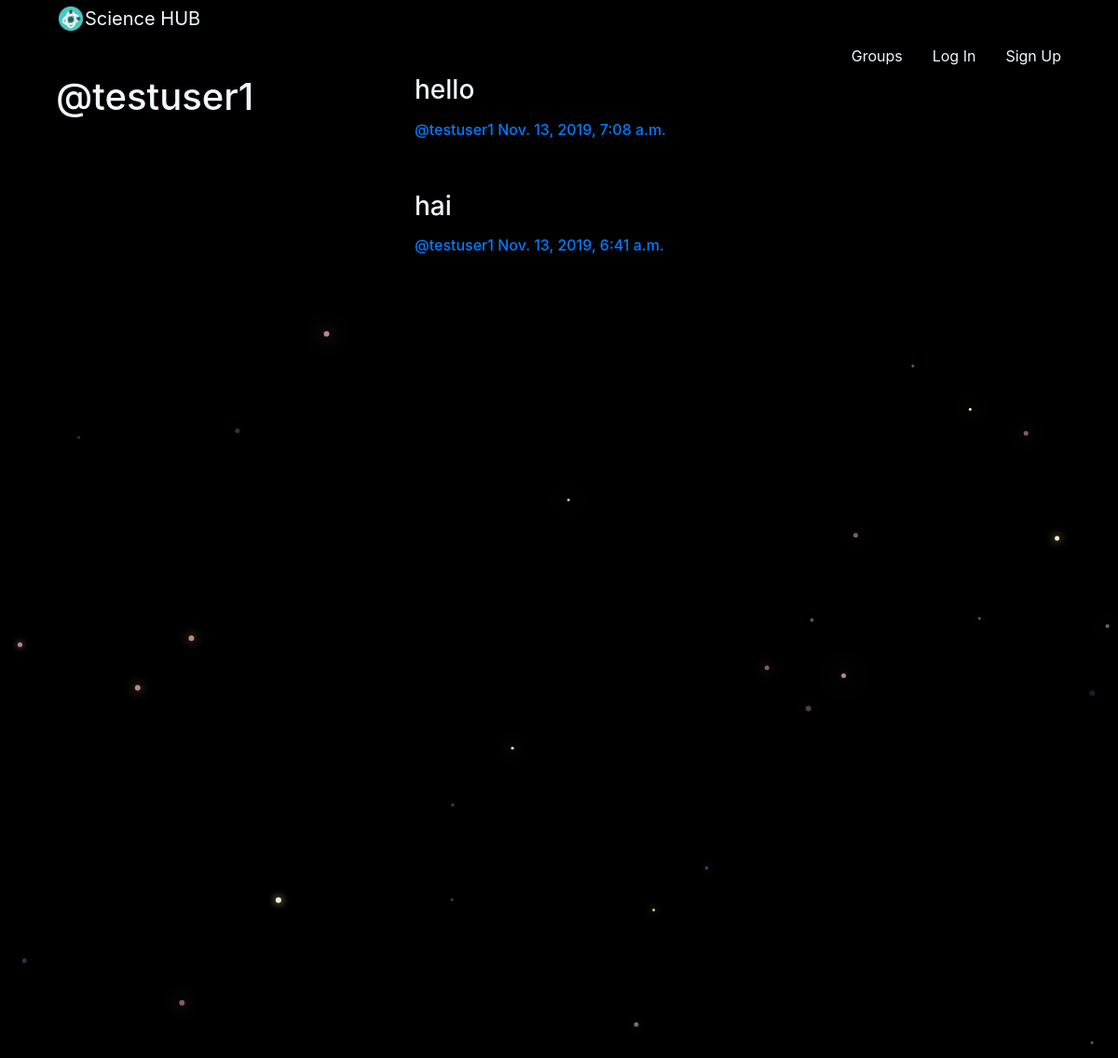
The page /posts/testuser1/ on the database its author committed.
### posts/models.py (models this page shows, shortened)
class Post(models.Model):
    user = models.ForeignKey(User,related_name='posts',on_delete=models.CASCADE)
    created_at = models.DateTimeField(auto_now=True)
    message = models.TextField()
    message_html = models.TextField(editable=False)
    group = models.ForeignKey(Group,related_name='posts',null=True,blank=True,on_delete=models.CASCADE)
    class Meta:
        ordering = ['-created_at']
        unique_together = ['user','message']

### posts/views.py (the view)
# urls.py: path('<username>/',views.UserPosts.as_view(),name='for_user'),
class UserPosts(generic.ListView):
    model = models.Post
    template_name = 'posts/user_post_list.html'
    def get_queryset(self):
        try:
            self.post_user = User.objects.prefetch_related('posts').get(username__iexact=self.kwargs.get('username'))
        except User.DoesNotExist:
            raise Http404
        else:
            return self.post_user.posts.all()
    def get_context_data(self,**kwargs):
        context = super().get_context_data(**kwargs)
        context['post_user'] = self.post_user
        return context

### posts/templates/posts/user_post_list.html
{% extends "posts/post_base.html" %}
{% block prepost %}
<div class="col-md-4">
    <h1>@{{ post_user.username }}</h1>
</div>
{% endblock %}
{% block post_content %}
<div class="col-md-8">
    {% for post in post_list %}
        {% include "posts/_post.html" %}
    {% endfor %}
</div>
{% endblock %}

### posts/templates/posts/_post.html (shortened to what this page needs)
<div class="container">
    <h3>{{ post.message_html|safe }}</h3>
    <div class="media-body">
        <h6 class="media-heading">
        <span class="username">
            <a href="{% url 'posts:for_user' username=post.user.username %}">@{{ post.user.username }}</a>
        </span>
        <time class="time">
            <a href="{% url 'posts:single' username=post.user.username pk=post.pk %}">{{ post.created_at }}</a>
        </time>
        </h6>
    </div>
</div>
<br><br>

### static/simplesocial/css/base.css (style rules this page uses)
body { height: 100%; width: 100%; overflow: hidden; background: black; margin: 0; color:aliceblue }

### rows shown on the page
Post: message_html "hello", user.username "testuser1", created_at "Nov. 13, 2019, 7:08 a.m."
Post: message_html "hai", user.username "testuser1", created_at "Nov. 13, 2019, 6:41 a.m."

### other values the page prints
{{ post_user.username }} "testuser1"
